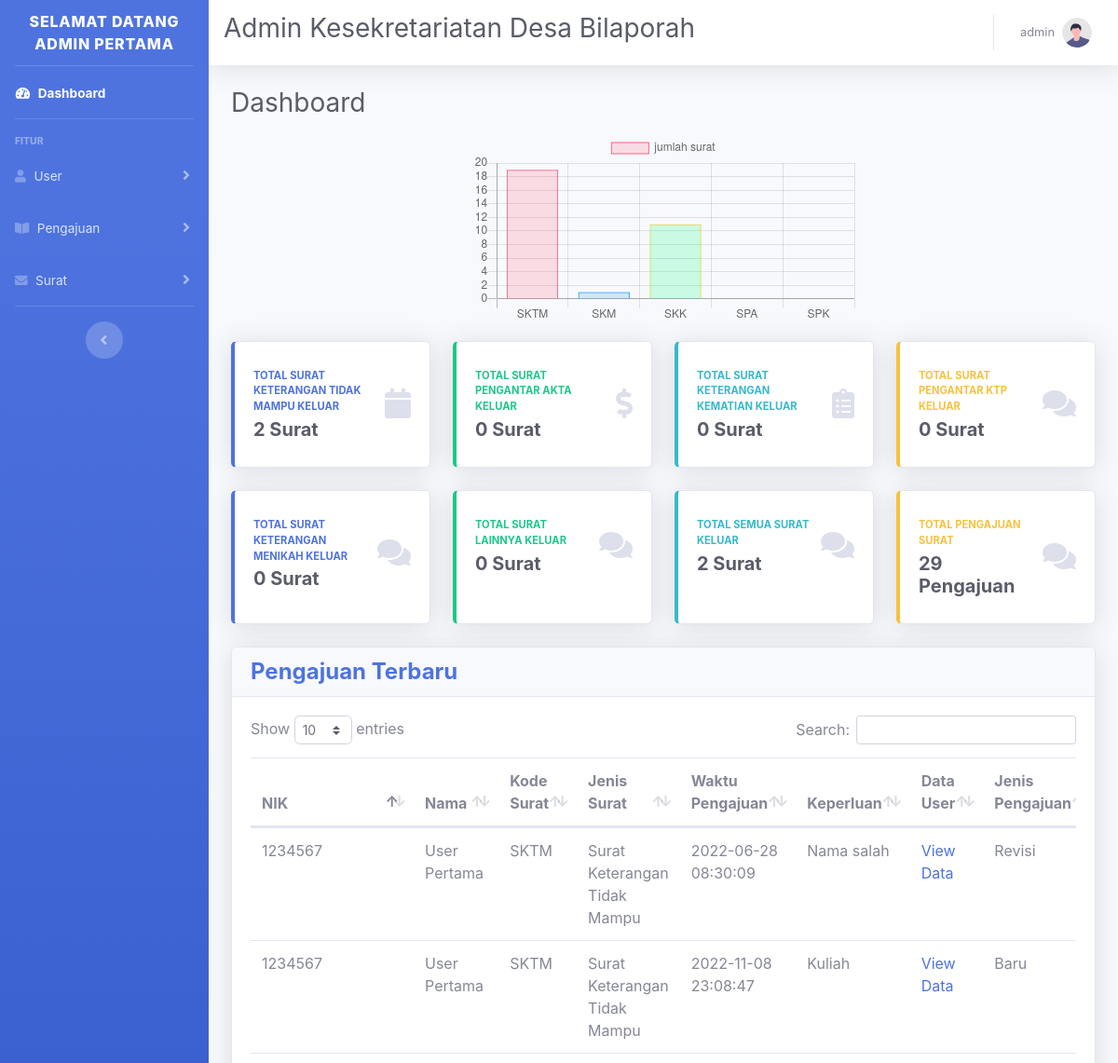
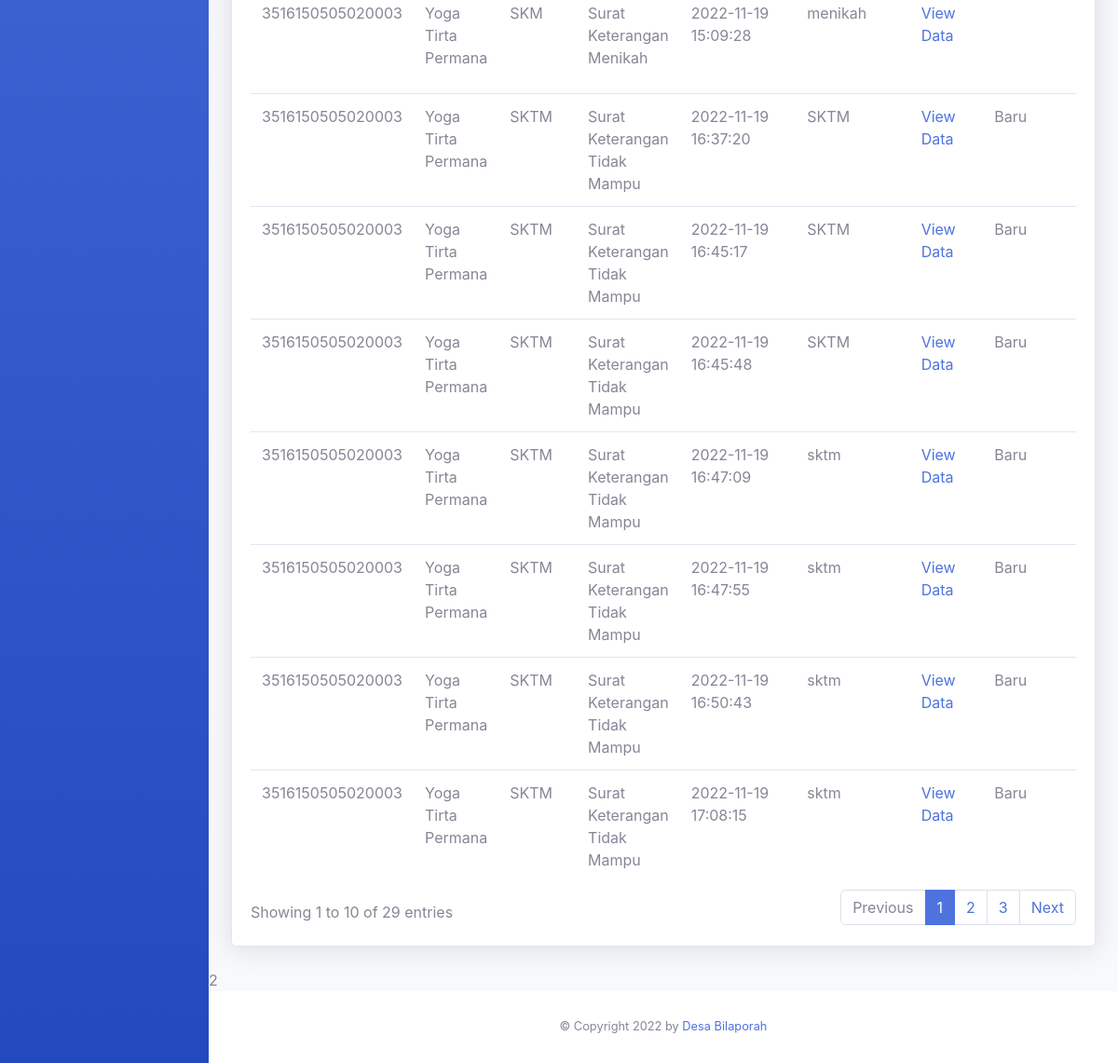
Page /admin/page_admin.php (signed in) on the committed database (2 pictures, top to bottom).
### tables this page shows
CREATE TABLE `tb_user` (
  `nik` varchar(100) NOT NULL,
  `username` varchar(100) DEFAULT NULL,
  `password` varchar(100) NOT NULL,
  `nama_user` varchar(100) NOT NULL,
  `tempat_lahir` varchar(100) NOT NULL,
  `tanggal_lahir` varchar(100) NOT NULL,
  `gender` varchar(50) NOT NULL,
  `agama` varchar(50) NOT NULL,
  `alamat` varchar(255) NOT NULL,
  `role_user` enum('Warga','Admin') NOT NULL
);

CREATE TABLE `tb_surat` (
  `kode_surat` char(5) NOT NULL,
  `jenis_surat` varchar(50) NOT NULL,
  `surat_keluar` int(11) NOT NULL
);

CREATE TABLE `tb_pengajuan` (
  `id_pengajuan` int(11) NOT NULL,
  `nik` varchar(100) DEFAULT NULL,
  `kode_surat` varchar(5) DEFAULT NULL,
  `tgl_pengajuan` datetime DEFAULT NULL,
  `keperluan` varchar(200) DEFAULT NULL,
  `jenis_pengajuan` varchar(50) DEFAULT NULL,
  `status_pengajuan` enum('Menunggu','Di Terima','Di Tolak','Revisi Di Terima','Revisi Selesai') DEFAULT NULL
);

### db/dashboard.php (the view, shortened to what the rows shown need)
<?php
include "../connect/koneksi.php";
$tb_pengajuan = mysqli_query($koneksi, "SELECT * FROM tb_user INNER JOIN tb_pengajuan USING(nik) INNER JOIN tb_surat USING(kode_surat)");
while ($row = mysqli_fetch_assoc($tb_pengajuan)) :
    if ($row["status_pengajuan"] == "Menunggu") { ?>
        <tr>
            <td><?= $row["nik"] ?></td>
            <td><?= $row["nama_user"] ?></td>
            <td><?= $row["kode_surat"] ?></td>
            <td><?= $row["jenis_surat"] ?></td>
            <td><?= $row["tgl_pengajuan"] ?></td>
            <td><?= $row["keperluan"] ?></td>
            <?php
            if ($row["kode_surat"] == "SKTM") { ?>
                <td>
                    <a href="../data_input/data_sktm.php?id_pengajuan=<?= $row['id_pengajuan'] ?>">View Data</a>
                </td>
            <?php } elseif ($row["kode_surat"] == "SKK") { ?>
                <td>
                    <a href="../data_input/data_skk.php?id_pengajuan=<?= $row['id_pengajuan'] ?>">View Data</a>
                </td>
            <?php } elseif ($row["kode_surat"] == "SKM") { ?>
                <td>
                    <a href="../data_input/data_skm.php?id_pengajuan=<?= $row['id_pengajuan'] ?>">View Data</a>
                </td>
            <?php } elseif ($row["kode_surat"] == "SL") { ?>
                <td>
                    <a href="../data_input/data_sl.php?id_pengajuan=<?= $row['id_pengajuan'] ?>">View Data</a>
                </td>
            <?php } elseif ($row["kode_surat"] == "SPA") { ?>
                <td>
                    <a href="../data_input/data_spa.php?id_pengajuan=<?= $row['id_pengajuan'] ?>">View Data</a>
                </td>
            <?php } elseif ($row["kode_surat"] == "SPK") { ?>
                <td>
                    <a href="../data_input/data_spk.php?id_pengajuan=<?= $row['id_pengajuan'] ?>">View Data</a>
                </td>
            <?php } ?>
            <td><?= $row["jenis_pengajuan"] ?></td>
        </tr>
<?php
    }
endwhile;
?>

### admin/page_admin.php (shortened to what the rows shown need)
<?php
include "../connect/koneksi.php";
$username = $_SESSION["username"];
$tb_user = mysqli_fetch_assoc(mysqli_query($koneksi, "SELECT * FROM tb_user where username='$username'"));
?>
<!DOCTYPE html>
<html lang="en">
<head>
    <link href="../css/sb-admin-2.min.css" rel="stylesheet">
    <link href="../vendor/fontawesome-free/css/all.min.css" rel="stylesheet" type="text/css">
    <link href="../vendor/datatables/dataTables.bootstrap4.min.css" rel="stylesheet">
</head>
<body>
    <?php include "../desain/sidebar_admin.php"; ?>
    <?php include "../desain/navbar_admin.php"; ?>
    <?php
    $total_sktm = mysqli_fetch_assoc(mysqli_query($koneksi, "SELECT tb_surat.surat_keluar FROM tb_surat where kode_surat='SKTM'"));
    $total_spa = mysqli_fetch_assoc(mysqli_query($koneksi, "SELECT tb_surat.surat_keluar FROM tb_surat where kode_surat='SPA'"));
    $total_skk = mysqli_fetch_assoc(mysqli_query($koneksi, "SELECT tb_surat.surat_keluar FROM tb_surat where kode_surat='SKK'"));
    $total_spk = mysqli_fetch_assoc(mysqli_query($koneksi, "SELECT tb_surat.surat_keluar FROM tb_surat where kode_surat='SPK'"));
    $total_skm = mysqli_fetch_assoc(mysqli_query($koneksi, "SELECT tb_surat.surat_keluar FROM tb_surat where kode_surat='SKM'"));
    $total_sl = mysqli_fetch_assoc(mysqli_query($koneksi, "SELECT tb_surat.surat_keluar FROM tb_surat where kode_surat='SL'"));
    $total_surat = $total_sktm["surat_keluar"] + $total_spa["surat_keluar"] + $total_skk["surat_keluar"] + $total_spk["surat_keluar"] + $total_skm["surat_keluar"] + $total_sl["surat_keluar"];
    ?>
    <div class="container-fluid">
        <h1 class="h3 mb-2 text-gray-800">Dashboard</h1>
        <?php
        $surat_sktm = mysqli_query($koneksi, "SELECT kode_surat FROM tb_pengajuan WHERE kode_surat = 'SKTM' ");
        $surat_skm = mysqli_query($koneksi, "SELECT kode_surat FROM tb_pengajuan WHERE kode_surat = 'SKM' ");
        $surat_skk = mysqli_query($koneksi, "SELECT kode_surat FROM tb_pengajuan WHERE kode_surat = 'SKK' ");
        $surat_spa = mysqli_query($koneksi, "SELECT kode_surat FROM tb_pengajuan WHERE kode_surat = 'SPA' ");
        $surat_spk = mysqli_query($koneksi, "SELECT kode_surat FROM tb_pengajuan WHERE kode_surat = 'SPK' ");
        ?>
        <script>
            var ctx = document.getElementById("myChart");
            var myChart = new Chart(ctx, {
                // tipe chart
                type: 'bar',
                data: {
                    labels: ['SKTM', 'SKM', 'SKK', 'SPA', 'SPK'],
                    datasets: [{
                            label: 'jumlah surat',
                            data: [
                                <?php echo mysqli_num_rows($surat_sktm); ?>,
                                <?php echo mysqli_num_rows($surat_skm);?>,
                                <?php echo mysqli_num_rows($surat_skk);?>,
                                <?php echo mysqli_num_rows($surat_spa);?>,
                                <?php echo mysqli_num_rows($surat_spk);?>,
                            ],
                            backgroundColor: [
                                'rgba(255, 99, 132, 0.2)',
                                'rgba(54, 162, 235, 0.2)',
                                'rgba(14, 262, 135, 0.2)',
                                'rgba(255, 15, 175, 0.2)',
                                'rgba(155, 502, 215, 0.2)'
                            ],
                            borderColor: [
                                'rgba(255,99,132,1)',
                                'rgba(54, 162, 235, 1)',
                                'rgba(255, 206, 86, 1)'
                            ],
                            borderWidth: 1
                        }]
                },
                options: {
                    scales: {
                        yAxes: [{
                                ticks: {
                                    beginAtZero: true
                                }
                            }]
                    }
                }
            });
        </script>
        <div class="row">
            <div class="col-xl-3 col-md-6 mb-4">
                <div class="card border-left-primary shadow h-100 py-2">
                    <div class="card-body">
                        <div class="row no-gutters align-items-center">
                            <div class="col mr-2">
                                <div class="text-xs font-weight-bold text-primary text-uppercase mb-1">Total SURAT KETERANGAN TIDAK MAMPU KELUAR</div>
                                <div class="h5 mb-0 font-weight-bold text-gray-800"><?= $total_sktm["surat_keluar"] ?> Surat</div>
                            </div>
                        </div>
                    </div>
                </div>
            </div>
            <div class="col-xl-3 col-md-6 mb-4">
                <div class="card border-left-success shadow h-100 py-2">
                    <div class="card-body">
                        <div class="row no-gutters align-items-center">
                            <div class="col mr-2">
                                <div class="text-xs font-weight-bold text-success text-uppercase mb-1">TOTAL SURAT PENGANTAR AKTA KELUAR</div>
                                <div class="h5 mb-0 font-weight-bold text-gray-800"><?= $total_spa["surat_keluar"] ?> Surat</div>
                            </div>
                        </div>
                    </div>
                </div>
            </div>
            <div class="col-xl-3 col-md-6 mb-4">
                <div class="card border-left-info shadow h-100 py-2">
                    <div class="card-body">
                        <div class="row no-gutters align-items-center">
                            <div class="col mr-2">
                                <div class="row no-gutters align-items-center">
                                    <div class="col-auto">
                                        <div class="h5 mb-0 font-weight-bold text-gray-800"><?= $total_skk["surat_keluar"] ?> Surat</div>
                                    </div>
                                </div>
                            </div>
                        </div>
                    </div>
                </div>
            </div>
            <div class="col-xl-3 col-md-6 mb-4">
                <div class="card border-left-warning shadow h-100 py-2">
                    <div class="card-body">
                        <div class="row no-gutters align-items-center">
                            <div class="col mr-2">
                                <div class="text-xs font-weight-bold text-warning text-uppercase mb-1">TOTAL SURAT PENGANTAR KTP KELUAR</div>
                                <div class="h5 mb-0 font-weight-bold text-gray-800"><?= $total_spk["surat_keluar"] ?> Surat</div>
                            </div>
                        </div>
                    </div>
                </div>
            </div>
            <div class="col-xl-3 col-md-6 mb-4">
                <div class="card border-left-primary shadow h-100 py-2">
                    <div class="card-body">
                        <div class="row no-gutters align-items-center">
                            <div class="col mr-2">
                                <div class="text-xs font-weight-bold text-primary text-uppercase mb-1">TOTAL SURAT KETERANGAN MENIKAH KELUAR</div>
                                <div class="h5 mb-0 font-weight-bold text-gray-800"><?= $total_skm["surat_keluar"] ?> Surat</div>
                            </div>
                        </div>
                    </div>
                </div>
            </div>
            <div class="col-xl-3 col-md-6 mb-4">
                <div class="card border-left-success shadow h-100 py-2">
                    <div class="card-body">
                        <div class="row no-gutters align-items-center">
                            <div class="col mr-2">
                                <div class="text-xs font-weight-bold text-success text-uppercase mb-1">TOTAL SURAT LAINNYA KELUAR</div>
                                <div class="h5 mb-0 font-weight-bold text-gray-800"><?= $total_sl["surat_keluar"] ?> Surat</div>
                            </div>
                        </div>
                    </div>
                </div>
            </div>
            <div class="col-xl-3 col-md-6 mb-4">
                <div class="card border-left-info shadow h-100 py-2">
                    <div class="card-body">
                        <div class="row no-gutters align-items-center">
                            <div class="col mr-2">
                                <div class="text-xs font-weight-bold text-info text-uppercase mb-1">TOTAL SEMUA SURAT KELUAR</div>
                                <div class="h5 mb-0 font-weight-bold text-gray-800"><?= $total_surat ?> Surat</div>
                            </div>
                        </div>
                    </div>
                </div>
            </div>
        </div>
    </div>
    <div class="container-fluid">
        <div class="card shadow mb-4">
            <div class="card-body">
                <div class="table-responsive">
                    <table class="table table-hover" id="dataTable" width="100%" cellspacing="0">
                        <thead>
                            <tr>
                                <th>NIK</th>
                                <th>Nama</th>
                                <th>Kode Surat</th>
                                <th>Jenis Surat</th>
                                <th>Waktu Pengajuan</th>
                                <th>Keperluan</th>
                                <th>Data User</th>
                                <th>Jenis Pengajuan</th>
                            </tr>
                        </thead>
                        <tbody>
                            <?php
                            include "../db/dashboard.php"
                            ?>
                        </tbody>
                    </table>
                </div>
            </div>
        </div>
    </div>2
</body>
</html>

### desain/sidebar_admin.php (shortened to what the rows shown need)
<div id="wrapper">
    <ul class="navbar-nav bg-gradient-primary sidebar sidebar-dark accordion" id="accordionSidebar">
        <a class="sidebar-brand d-flex align-items-center justify-content-center">
            <div>Selamat Datang <?= $tb_user["nama_user"] ?></div>
        </a>
    </ul>

### desain/navbar_admin.php (shortened to what the rows shown need)
<div id="content-wrapper" class="d-flex flex-column">
    <div id="content">
        <nav class="navbar navbar-expand navbar-light bg-white topbar mb-4 static-top shadow">
            <h1 class="h3 mb-2 text-gray-800">Admin Kesekretariatan Desa Bilaporah</h1>
            <ul class="navbar-nav ml-auto">
                <li class="nav-item dropdown no-arrow">
                    <a class="nav-link dropdown-toggle" href="#" id="userDropdown" role="button" data-toggle="dropdown" aria-haspopup="true" aria-expanded="false">
                        <span class="mr-2 d-none d-lg-inline text-gray-600 small"><?= $tb_user["nik"] ?></span>
                        <img class="img-profile rounded-circle" src="../img/undraw_profile.svg">
                    </a>
                </li>
            </ul>
        </nav>

### rows in the picture
tb_user: nama_user "ADMIN PERTAMA", nik "admin"
tb_surat: surat_keluar "2"
tb_surat: surat_keluar "0"
tb_pengajuan: nik.nik "1234567", nik.nama_user "User Pertama", kode_surat "SKTM", kode_surat.jenis_surat "Surat Keterangan Tidak Mampu", tgl_pengajuan "2022-06-28 08:30:09", keperluan "Nama salah", jenis_pengajuan "Revisi"
tb_pengajuan: nik.nik "1234567", nik.nama_user "User Pertama", kode_surat "SKTM", kode_surat.jenis_surat "Surat Keterangan Tidak Mampu", tgl_pengajuan "2022-11-08 23:08:47", keperluan "Kuliah", jenis_pengajuan "Baru"
tb_pengajuan: nik.nik "3516150505020003", nik.nama_user "Yoga Tirta Permana", kode_surat "SKM", kode_surat.jenis_surat "Surat Keterangan Menikah", tgl_pengajuan "2022-11-19 15:09:28", keperluan "menikah"
tb_pengajuan: nik.nik "3516150505020003", nik.nama_user "Yoga Tirta Permana", kode_surat "SKTM", kode_surat.jenis_surat "Surat Keterangan Tidak Mampu", tgl_pengajuan "2022-11-19 16:37:20", keperluan "SKTM", jenis_pengajuan "Baru"
tb_pengajuan: nik.nik "3516150505020003", nik.nama_user "Yoga Tirta Permana", kode_surat "SKTM", kode_surat.jenis_surat "Surat Keterangan Tidak Mampu", tgl_pengajuan "2022-11-19 16:45:17", keperluan "SKTM", jenis_pengajuan "Baru"
tb_pengajuan: nik.nik "3516150505020003", nik.nama_user "Yoga Tirta Permana", kode_surat "SKTM", kode_surat.jenis_surat "Surat Keterangan Tidak Mampu", tgl_pengajuan "2022-11-19 16:45:48", keperluan "SKTM", jenis_pengajuan "Baru"
tb_pengajuan: nik.nik "3516150505020003", nik.nama_user "Yoga Tirta Permana", kode_surat "SKTM", kode_surat.jenis_surat "Surat Keterangan Tidak Mampu", tgl_pengajuan "2022-11-19 16:47:09", keperluan "sktm", jenis_pengajuan "Baru"
tb_pengajuan: nik.nik "3516150505020003", nik.nama_user "Yoga Tirta Permana", kode_surat "SKTM", kode_surat.jenis_surat "Surat Keterangan Tidak Mampu", tgl_pengajuan "2022-11-19 16:47:55", keperluan "sktm", jenis_pengajuan "Baru"
tb_pengajuan: nik.nik "3516150505020003", nik.nama_user "Yoga Tirta Permana", kode_surat "SKTM", kode_surat.jenis_surat "Surat Keterangan Tidak Mampu", tgl_pengajuan "2022-11-19 16:50:43", keperluan "sktm", jenis_pengajuan "Baru"
tb_pengajuan: nik.nik "3516150505020003", nik.nama_user "Yoga Tirta Permana", kode_surat "SKTM", kode_surat.jenis_surat "Surat Keterangan Tidak Mampu", tgl_pengajuan "2022-11-19 17:08:15", keperluan "sktm", jenis_pengajuan "Baru"

### other values in the picture
$total_pengajuan["total"] "29"
chart data {{ mysqli_num_rows($surat_sktm) }} 19
chart data {{ mysqli_num_rows($surat_skm) }} 1
chart data {{ mysqli_num_rows($surat_skk) }} 11
chart data {{ mysqli_num_rows($surat_spa) }} 0
